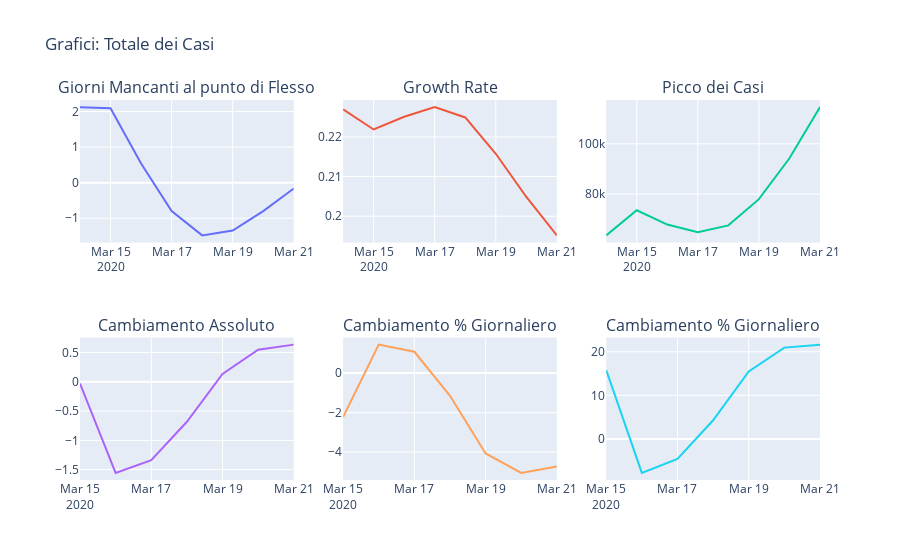

The cell this chart's notebook holds for it:
### Markdown cell above
## Totale Casi

### Code cell
# df = run_fit(national_get, 'totale_casi')
print_plot(df, 'Grafici: Totale dei Casi')

### Figure 1 — Plotly figure (JSON) as saved in the notebook; plotly's stock layout.template omitted (floating-point values rounded to 4 significant figures)
{"data": [{"mode": "lines", "name": "Numero di Giorni Mancanti a Metà del Picco", "type": "scatter", "x": ["2020-03-14", "2020-03-15", "2020-03-16", "2020-03-17", "2020-03-18", "2020-03-19", "2020-03-20", "2020-03-21"], "xaxis": "x", "y": [2.124, 2.094, 0.5392, -0.7991, -1.481, -1.346, -0.7973, -0.1618], "yaxis": "y"}, {"mode": "lines", "name": "Growth Rate", "type": "scatter", "x": ["2020-03-14", "2020-03-15", "2020-03-16", "2020-03-17", "2020-03-18", "2020-03-19", "2020-03-20", "2020-03-21"], "xaxis": "x2", "y": [0.2269, 0.2219, 0.2251, 0.2275, 0.2249, 0.2158, 0.2049, 0.1952], "yaxis": "y2"}, {"mode": "lines", "name": "Picco dei Casi", "type": "scatter", "x": ["2020-03-14", "2020-03-15", "2020-03-16", "2020-03-17", "2020-03-18", "2020-03-19", "2020-03-20", "2020-03-21"], "xaxis": "x3", "y": [63490.0, 73520.0, 67810.0, 64710.0, 67490.0, 77920.0, 94250.0, 114600.0], "yaxis": "y3"}, {"mode": "lines", "name": "Numero di Giorni Mancanti a Metà del Picco", "type": "scatter", "x": ["2020-03-15", "2020-03-16", "2020-03-17", "2020-03-18", "2020-03-19", "2020-03-20", "2020-03-21"], "xaxis": "x4", "y": [-0.03033, -1.555, -1.338, -0.6816, 0.1343, 0.549, 0.6355], "yaxis": "y4"}, {"mode": "lines", "name": "Growth Rate", "type": "scatter", "x": ["2020-03-15", "2020-03-16", "2020-03-17", "2020-03-18", "2020-03-19", "2020-03-20", "2020-03-21"], "xaxis": "x5", "y": [-2.227, 1.443, 1.081, -1.148, -4.066, -5.051, -4.727], "yaxis": "y5"}, {"mode": "lines", "name": "Picco dei Casi", "type": "scatter", "x": ["2020-03-15", "2020-03-16", "2020-03-17", "2020-03-18", "2020-03-19", "2020-03-20", "2020-03-21"], "xaxis": "x6", "y": [15.79, -7.764, -4.574, 4.293, 15.46, 20.94, 21.63], "yaxis": "y6"}], "layout": {"annotations": [{"font": {"size": 16}, "showarrow": false, "text": "Giorni Mancanti al punto di Flesso", "x": 0.1444, "xanchor": "center", "xref": "paper", "y": 1, "yanchor": "bottom", "yref": "paper"}, {"font": {"size": 16}, "showarrow": false, "text": "Growth Rate", "x": 0.5, "xanchor": "center", "xref": "paper", "y": 1, "yanchor": "bottom", "yref": "paper"}, {"font": {"size": 16}, "showarrow": false, "text": "Picco dei Casi", "x": 0.8556, "xanchor": "center", "xref": "paper", "y": 1, "yanchor": "bottom", "yref": "paper"}, {"font": {"size": 16}, "showarrow": false, "text": "Cambiamento Assoluto", "x": 0.1444, "xanchor": "center", "xref": "paper", "y": 0.375, "yanchor": "bottom", "yref": "paper"}, {"font": {"size": 16}, "showarrow": false, "text": "Cambiamento % Giornaliero", "x": 0.5, "xanchor": "center", "xref": "paper", "y": 0.375, "yanchor": "bottom", "yref": "paper"}, {"font": {"size": 16}, "showarrow": false, "text": "Cambiamento % Giornaliero", "x": 0.8556, "xanchor": "center", "xref": "paper", "y": 0.375, "yanchor": "bottom", "yref": "paper"}], "showlegend": false, "title": {"text": "Grafici: Totale dei Casi"}, "xaxis": {"anchor": "y", "domain": [0, 0.2889]}, "xaxis2": {"anchor": "y2", "domain": [0.3556, 0.6444]}, "xaxis3": {"anchor": "y3", "domain": [0.7111, 1]}, "xaxis4": {"anchor": "y4", "domain": [0, 0.2889]}, "xaxis5": {"anchor": "y5", "domain": [0.3556, 0.6444]}, "xaxis6": {"anchor": "y6", "domain": [0.7111, 1]}, "yaxis": {"anchor": "x", "domain": [0.625, 1]}, "yaxis2": {"anchor": "x2", "domain": [0.625, 1]}, "yaxis3": {"anchor": "x3", "domain": [0.625, 1]}, "yaxis4": {"anchor": "x4", "domain": [0, 0.375]}, "yaxis5": {"anchor": "x5", "domain": [0, 0.375]}, "yaxis6": {"anchor": "x6", "domain": [0, 0.375]}}}
